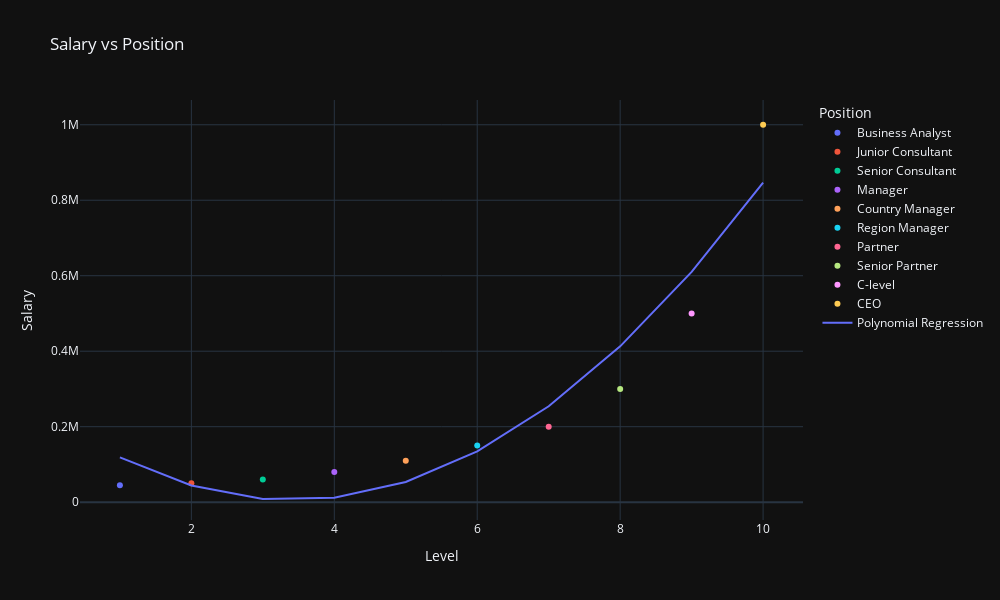

Write notebook code for a chart like this one.
### Code cell
fig = px.scatter(
    data_frame=dataset,
    x='Level',
    y='Salary',
    color='Position',
    title='Salary vs Position'
).update_layout(
    width=1000,
    height=600
)

predicted_salaries = linear_model_2.predict(X_poly)
predicted_dataset = dataset.with_columns(pl.Series(name="Predicted Salary", values=predicted_salaries))

fig.add_scatter(
    x=predicted_dataset["Level"],
    y=predicted_dataset["Predicted Salary"],
    mode='lines',
    name='Polynomial Regression'
)

fig.show()

### Figure 1 — Plotly figure (JSON) as saved in the notebook; plotly's stock layout.template omitted (floating-point values rounded to 4 significant figures)
{"data": [{"hovertemplate": "Position=Business Analyst<br>Level=%{x}<br>Salary=%{y}<extra></extra>", "legendgroup": "Business Analyst", "marker": {"color": "#636efa", "symbol": "circle"}, "mode": "markers", "name": "Business Analyst", "orientation": "v", "showlegend": true, "x": [1], "xaxis": "x", "y": [45000], "yaxis": "y", "type": "scatter"}, {"hovertemplate": "Position=Junior Consultant<br>Level=%{x}<br>Salary=%{y}<extra></extra>", "legendgroup": "Junior Consultant", "marker": {"color": "#EF553B", "symbol": "circle"}, "mode": "markers", "name": "Junior Consultant", "orientation": "v", "showlegend": true, "x": [2], "xaxis": "x", "y": [50000], "yaxis": "y", "type": "scatter"}, {"hovertemplate": "Position=Senior Consultant<br>Level=%{x}<br>Salary=%{y}<extra></extra>", "legendgroup": "Senior Consultant", "marker": {"color": "#00cc96", "symbol": "circle"}, "mode": "markers", "name": "Senior Consultant", "orientation": "v", "showlegend": true, "x": [3], "xaxis": "x", "y": [60000], "yaxis": "y", "type": "scatter"}, {"hovertemplate": "Position=Manager<br>Level=%{x}<br>Salary=%{y}<extra></extra>", "legendgroup": "Manager", "marker": {"color": "#ab63fa", "symbol": "circle"}, "mode": "markers", "name": "Manager", "orientation": "v", "showlegend": true, "x": [4], "xaxis": "x", "y": [80000], "yaxis": "y", "type": "scatter"}, {"hovertemplate": "Position=Country Manager<br>Level=%{x}<br>Salary=%{y}<extra></extra>", "legendgroup": "Country Manager", "marker": {"color": "#FFA15A", "symbol": "circle"}, "mode": "markers", "name": "Country Manager", "orientation": "v", "showlegend": true, "x": [5], "xaxis": "x", "y": [110000], "yaxis": "y", "type": "scatter"}, {"hovertemplate": "Position=Region Manager<br>Level=%{x}<br>Salary=%{y}<extra></extra>", "legendgroup": "Region Manager", "marker": {"color": "#19d3f3", "symbol": "circle"}, "mode": "markers", "name": "Region Manager", "orientation": "v", "showlegend": true, "x": [6], "xaxis": "x", "y": [150000], "yaxis": "y", "type": "scatter"}, {"hovertemplate": "Position=Partner<br>Level=%{x}<br>Salary=%{y}<extra></extra>", "legendgroup": "Partner", "marker": {"color": "#FF6692", "symbol": "circle"}, "mode": "markers", "name": "Partner", "orientation": "v", "showlegend": true, "x": [7], "xaxis": "x", "y": [200000], "yaxis": "y", "type": "scatter"}, {"hovertemplate": "Position=Senior Partner<br>Level=%{x}<br>Salary=%{y}<extra></extra>", "legendgroup": "Senior Partner", "marker": {"color": "#B6E880", "symbol": "circle"}, "mode": "markers", "name": "Senior Partner", "orientation": "v", "showlegend": true, "x": [8], "xaxis": "x", "y": [300000], "yaxis": "y", "type": "scatter"}, {"hovertemplate": "Position=C-level<br>Level=%{x}<br>Salary=%{y}<extra></extra>", "legendgroup": "C-level", "marker": {"color": "#FF97FF", "symbol": "circle"}, "mode": "markers", "name": "C-level", "orientation": "v", "showlegend": true, "x": [9], "xaxis": "x", "y": [500000], "yaxis": "y", "type": "scatter"}, {"hovertemplate": "Position=CEO<br>Level=%{x}<br>Salary=%{y}<extra></extra>", "legendgroup": "CEO", "marker": {"color": "#FECB52", "symbol": "circle"}, "mode": "markers", "name": "CEO", "orientation": "v", "showlegend": true, "x": [10], "xaxis": "x", "y": [1000000], "yaxis": "y", "type": "scatter"}, {"mode": "lines", "name": "Polynomial Regression", "x": [1, 2, 3, 4, 5, 6, 7, 8, 9, 10], "y": [118700.0, 44150.0, 8439.0, 11590.0, 53610.0, 134500.0, 254200.0, 412800.0, 610300.0, 846600.0], "type": "scatter"}], "layout": {"xaxis": {"anchor": "y", "domain": [0.0, 1.0], "title": {"text": "Level"}}, "yaxis": {"anchor": "x", "domain": [0.0, 1.0], "title": {"text": "Salary"}}, "legend": {"title": {"text": "Position"}, "tracegroupgap": 0}, "title": {"text": "Salary vs Position"}, "width": 1000, "height": 600}}
